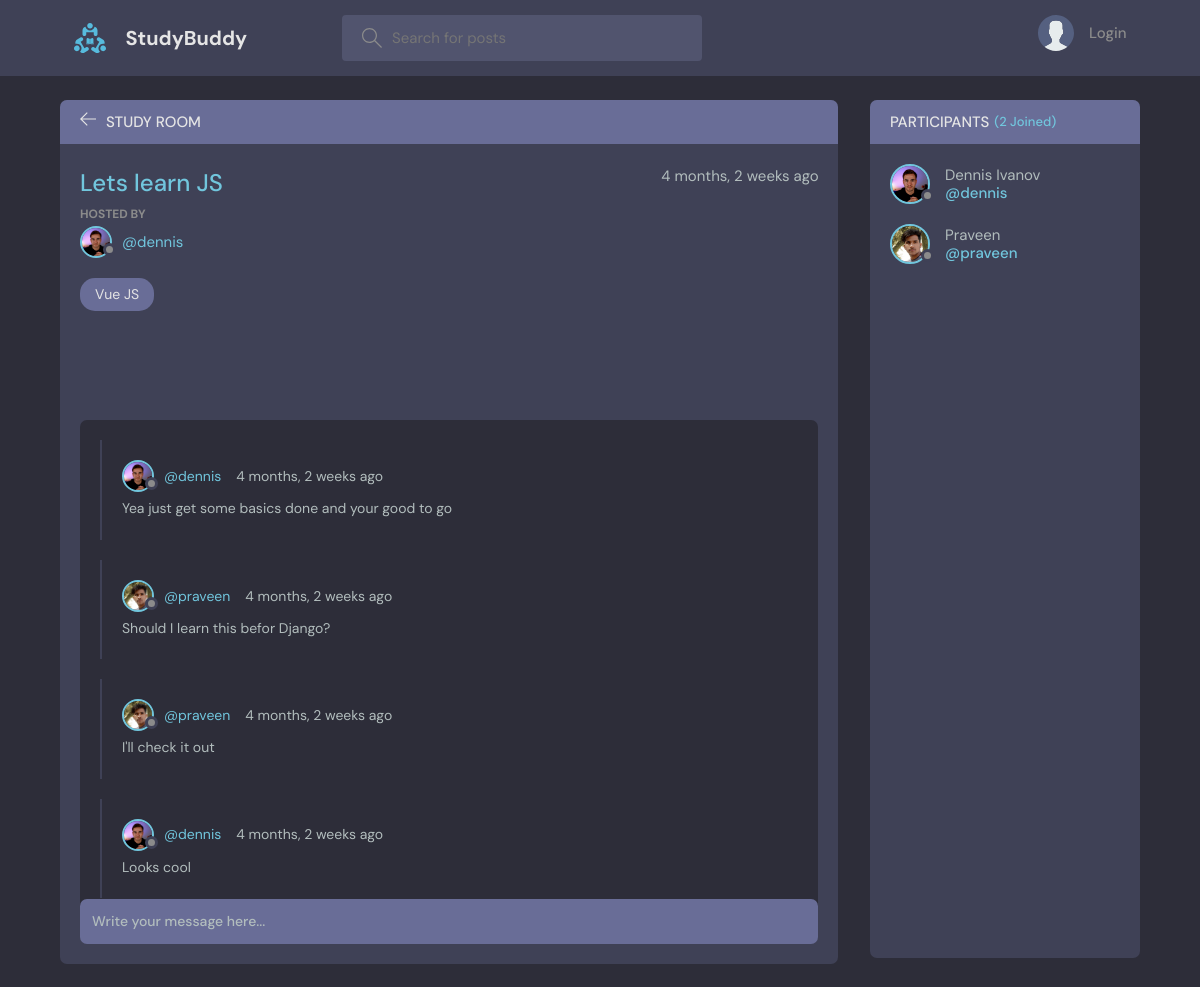
/room/15/, run on an earlier commit of the app's database.
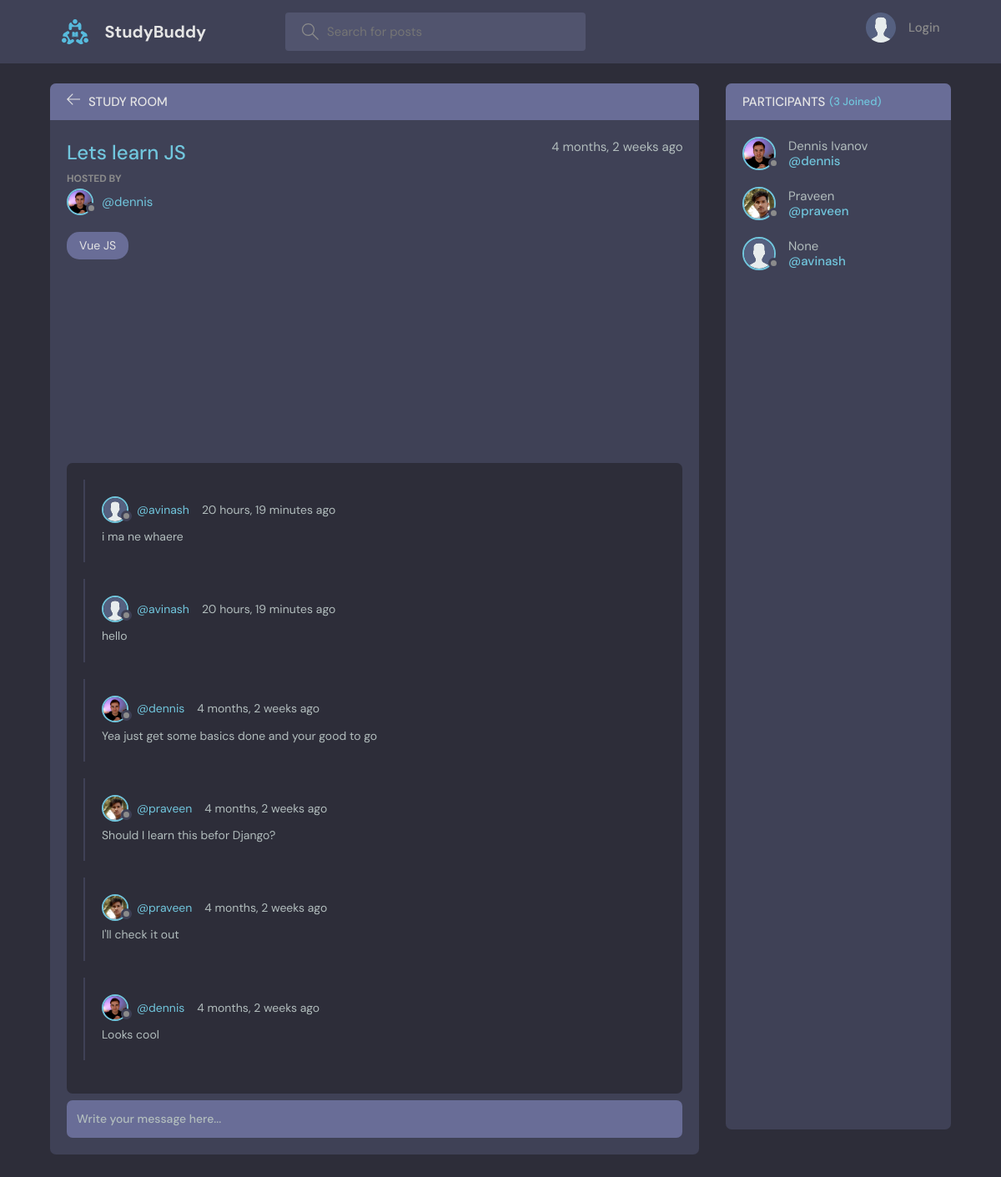
And on a later commit of the database.
### base/models.py (models this page shows, shortened)
class Message(models.Model):
    user = models.ForeignKey(User, on_delete=models.CASCADE)
    room = models.ForeignKey(Room, on_delete=models.CASCADE)
    body = models.TextField()
    updated = models.DateTimeField(auto_now=True)
    created = models.DateTimeField(auto_now_add=True)
    class Meta:
        ordering = ['-updated', '-created']

class User(AbstractUser):
    name = models.CharField(max_length=200, null=True)
    email = models.EmailField(unique=True, null=True)
    bio = models.TextField(null=True)
    avatar = models.ImageField(null=True, default="avatar.svg")
    USERNAME_FIELD = 'email'
    REQUIRED_FIELDS = []

### base/views.py (the view, shortened to what this page needs)
# urls.py: path('room/<str:pk>/', views.room, name="room"),
def room(request, pk):
    room = Room.objects.get(id=pk)
    room_messages = room.message_set.all()
    participants = room.participants.all()
    context = {'room': room, 'room_messages': room_messages,
               'participants': participants}
    return render(request, 'base/room.html', context)

### base/models.py (called while the page is built)
    def __str__(self):
        return self.name

### base/templates/base/room.html (shortened to what this page needs)
{% extends 'main.html' %}
{% block content %}
<main class="profile-page layout layout--2">
  <div class="container">
    <div class="room">
      <div class="room__top">
        <div class="room__topLeft">
          <a href="{% url 'home' %}">
            <svg version="1.1" xmlns="http://www.w3.org/2000/svg" width="32" height="32" viewBox="0 0 32 32">
              <title>arrow-left</title>
              <path
                d="M13.723 2.286l-13.723 13.714 13.719 13.714 1.616-1.611-10.96-10.96h27.625v-2.286h-27.625l10.965-10.965-1.616-1.607z">
              </path>
            </svg>
          </a>
          <h3>Study Room</h3>
        </div>
      </div>
      <div class="room__box scroll">
        <div class="room__header scroll">
          <div class="room__info">
            <h3>{{room.name}}</h3>
            <span>{{room.created|timesince}} ago</span>
          </div>
          <div class="room__hosted">
            <p>Hosted By</p>
            <a href="{% url 'user-profile' room.host.id %}" class="room__author">
              <div class="avatar avatar--small">
                <img src="{{room.host.avatar.url}}" />
              </div>
              <span>@{{room.host.username}}</span>
            </a>
          </div>
          <span class="room__topics">{{room.topic}}</span>
        </div>
        <div class="room__conversation">
          <div class="threads scroll">
            {% for message in room_messages %}
            <div class="thread">
              <div class="thread__top">
                <div class="thread__author">
                  <a href="{% url 'user-profile' message.user.id %}" class="thread__authorInfo">
                    <div class="avatar avatar--small">
                      <img src="{{message.user.avatar.url}}" />
                    </div>
                    <span>@{{message.user.username}}</span>
                  </a>
                  <span class="thread__date">{{message.created|timesince}} ago</span>
                </div>
              </div>
              <div class="thread__details">
                {{message.body}}
              </div>
            </div>
            {% endfor %}
          </div>
        </div>
      </div>
      <div class="room__message">
        <form action="" method="POST">
          <input name="body" placeholder="Write your message here..." />
        </form>
      </div>
    </div>
    <div class="participants">
      <h3 class="participants__top">Participants <span>({{participants.count}} Joined)</span></h3>
      <div class="participants__list scroll">
        {% for user in participants %}
        <a href="{%  url 'user-profile' user.id %}" class="participant">
          <div class="avatar avatar--medium">
            <img src="{{user.avatar.url}}" />
          </div>
          <p>
            {{user.name}}
            <span>@{{user.username}}</span>
          </p>
        </a>
        {% endfor %}
      </div>
    </div>
  </div>
</main>
{% endblock content %}

What changed in the data, as far as the page shows it:
added Message: user.avatar (placeholder picture), user.username "avinash", created "20 hours, 19 minutes", body "i ma ne whaere"
added Message: user.avatar (placeholder picture), user.username "avinash", created "20 hours, 19 minutes", body "hello"
now on this page (row unchanged): User: avatar (placeholder picture), name "None", username "avinash"
Also different on the page:
{{ participants.count }}: "2" → "3"
